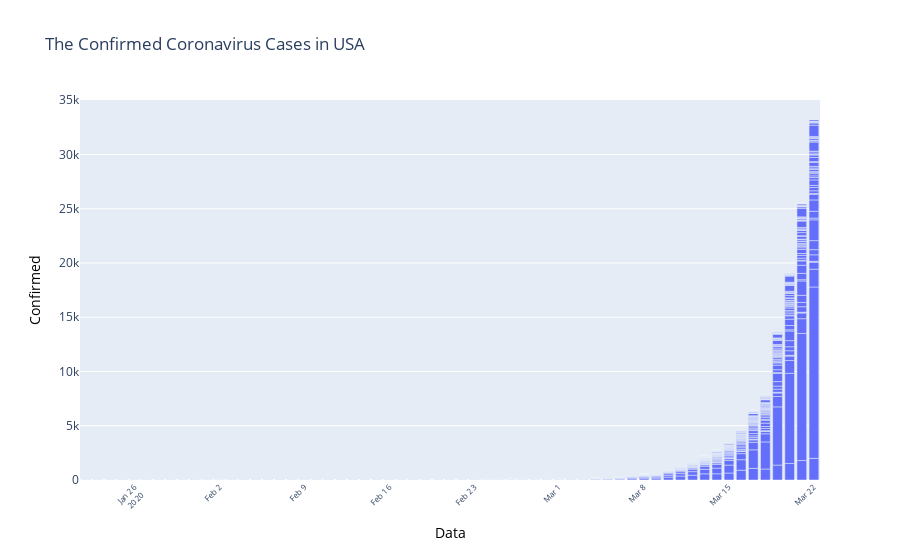

Notebook cell for this chart:
### Code cell
df = us_df.copy()
data = [go.Bar(x=df['date'],y=df['confirmed'])]
layout = go.Layout(
    title= "The Confirmed Coronavirus Cases in USA",
    yaxis=dict(
        title= dict(text = 'Confirmed', font = dict(color = 'black'))      
    ),
    xaxis=dict(
        title= dict(text = 'Data',font = dict(color = 'black')),
        tickangle = -45,
        tickfont=dict(size = 8),
        automargin=True
    )
)

fig = go.Figure(data=data, layout=layout)
# fig.write_html('Plots/USA_2020-03-22.html')    # save as html file
# fig.write_image('Plots/USA_2020-03-22.pdf')    # save as image file
off.iplot(fig)

### Figure 1 — Plotly figure (JSON) as saved in the notebook; plotly's stock layout.template omitted (floating-point values rounded to 4 significant figures; data arrays with more than 128 entries replaced by an {"elided": "..."} marker saying what was removed)
{"data": [{"type": "bar", "x": {"elided": "3538 str values"}, "y": {"elided": "3538 int values"}}], "layout": {"title": {"text": "The Confirmed Coronavirus Cases in USA"}, "xaxis": {"automargin": true, "tickangle": -45, "tickfont": {"size": 8}, "title": {"font": {"color": "black"}, "text": "Data"}}, "yaxis": {"title": {"font": {"color": "black"}, "text": "Confirmed"}}}}
